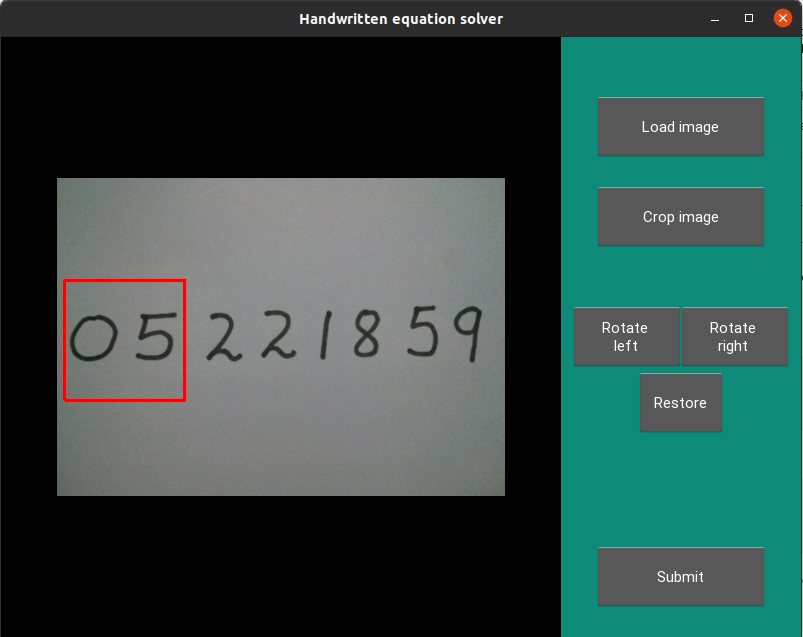
#> input picture screenshots/1.png, 803 x 637 px, given in place of 1.jpg, which was not available
$ jupyter execute --allow-errors testing.ipynb
#> lines starting #> are read from the running program, lines starting #| are printed output that depends on the picture; pictures that were not available may be replaced by others from this repository, and a replacement may not be noted
### training/preprocessing.py
from sklearn.datasets import fetch_openml
import numpy as np
import matplotlib
import matplotlib.pyplot as plt


def import_mnist():
    mnist = fetch_openml('mnist_784')
    X, y = mnist["data"], mnist["target"]
    y = y.astype('int32')
    X = X.astype(np.float64)

    return X, y


def draw_digit(digit):
    digit_image = digit.reshape(28, 28)
    plt.imshow(digit_image, cmap=matplotlib.cm.binary, interpolation="nearest")
    plt.axis("off")
    plt.show()


# [6 lines left out: function main, not called in this run]


# [2 lines that do not run on import are left out]

### testing.ipynb
[cell 1]
from training import preprocessing as prc
import joblib
import numpy as np
from PIL import Image

#> (a cell that did not finish here is left out)

#> (a cell that did not finish here is left out)

[cell 4]
index = 9367

#> (a cell that did not finish here is left out)

#> (a cell that did not finish here is left out)

#> (a cell that did not finish here is left out)

#> (a cell that did not finish here is left out)

[cell 9]
image = Image.open('photos/1.jpg').convert('L')
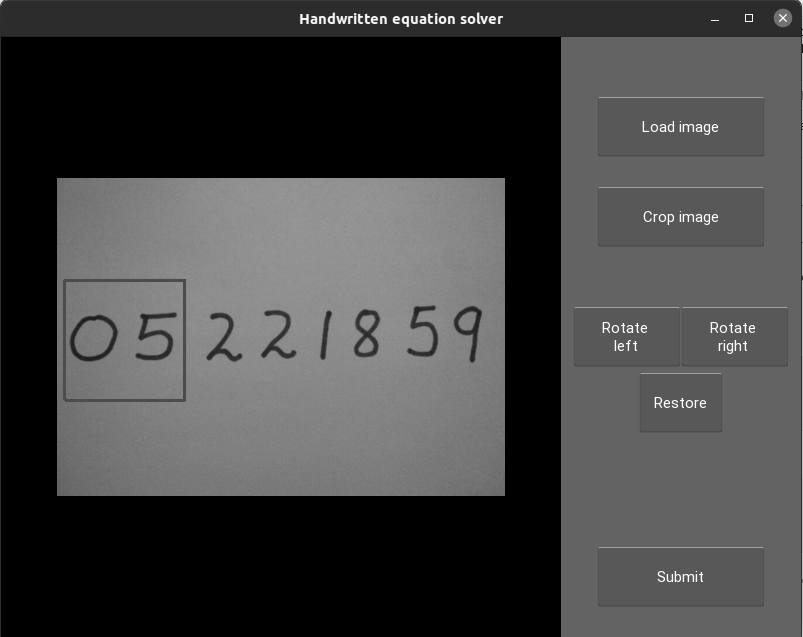
#> image: PIL image 803x637 L; min 0, max 255, mean 66.5

corner = (105, 180)
side=120
box = (corner[0], corner[1], corner[0]+side, corner[1]+side)
cropped = image.crop(box)
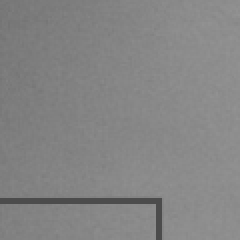
#> cropped: PIL image 120x120 L (shown 2 times larger); min 76, max 147, mean 132.6
cropped

[cell 10]
small = cropped.resize((28, 28))
print(small.size)
#| (28, 28)

[cell 11]
data = np.invert(np.reshape(small, (1, 784)))
data.shape
#> Out = (1, 784)

[cell 12]
clean = np.where(data < 110, 0, data)

[cell 13]
prc.draw_digit(clean)
#> in draw_digit, `digit_image = digit.reshape(28, 28)`:
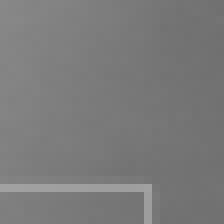
#> digit_image: shape (28, 28) (shown 8 times larger); min 112, max 161, mean 122.4

$ run again, with screenshots/3.png copied over screenshots/1.png
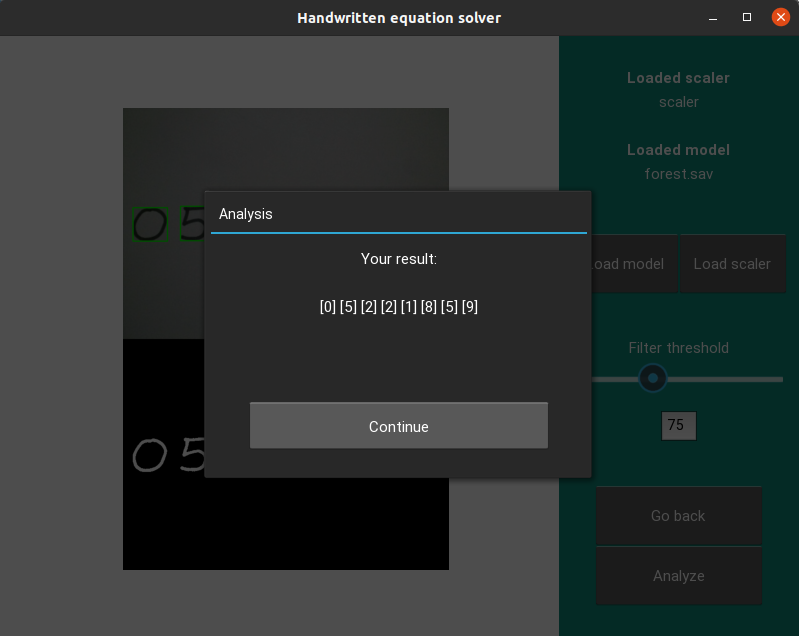
#> input picture screenshots/3.png, 799 x 636 px, given in place of 1.jpg, which was not available
#> `cropped = image.crop(box)`:
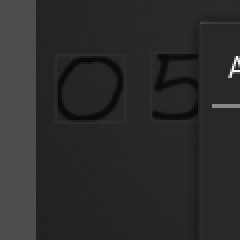
#> cropped: PIL image 120x120 L (shown 2 times larger); min 9, max 255, mean 43.3
#| (28, 28)
#> in draw_digit, `digit_image = digit.reshape(28, 28)`:
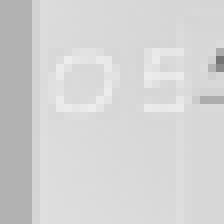
#> digit_image: shape (28, 28) (shown 8 times larger); min 117, max 237, mean 211.7
